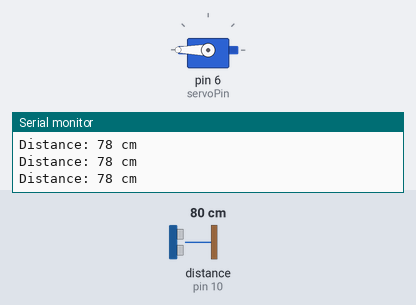
The sketch below on a simulated Arduino Uno, built with avr-gcc and run on an emulated ATmega328P. On the bench: servo, the last lines printed to the serial monitor. Wiring (inferred from the names in the program): ultrasonic range finder: trigger pin 9; echo pin 10. Inputs (shaded band) come from the test bench; at power-on: distance to the obstacle (sensor on pin 10) 80 cm. The echo pulse lasts 58.3 µs per cm.

Above: at 1.2 s.
1.3 s: distance to the obstacle (sensor on pin 10) set to 2 cm
At 1.8 s:
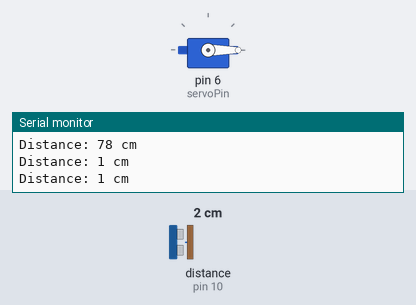
2.9 s: distance to the obstacle (sensor on pin 10) set to 35 cm
At 3.4 s:
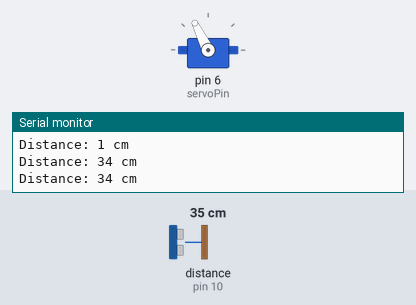
4.5 s: distance to the obstacle (sensor on pin 10) set to 18 cm
At 5.4 s:
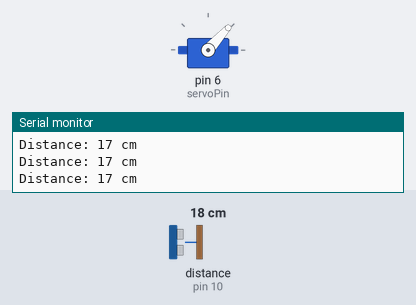
6.1 s: distance to the obstacle (sensor on pin 10) set to 4 cm
At 7.2 s:
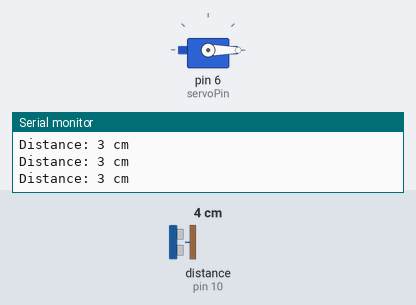
7.7 s: distance to the obstacle (sensor on pin 10) set to 60 cm
At 8.8 s:
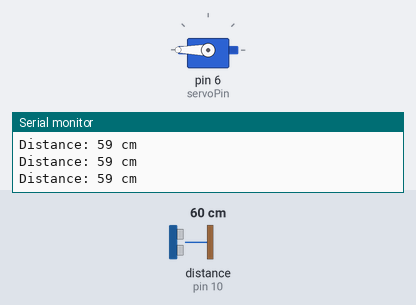
Timing chart, 0 to 10.3 s (numbered marks = the images above; inputs shaded):
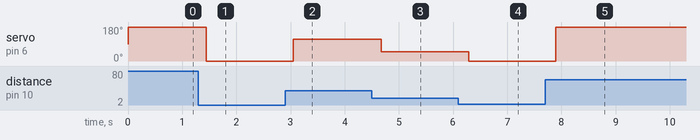

Measured:
- after the input at 1.3 s, servo on pin 6 (servoPin): 180° → 0° after 0.14 s
- after the input at 2.9 s, servo on pin 6 (servoPin): 0° → 116° after 0.15 s
- after the input at 4.5 s, servo on pin 6 (servoPin): 116° → 48° after 0.17 s
- after the input at 6.1 s, servo on pin 6 (servoPin): 48° → 0° after 0.19 s
- after the input at 7.7 s, servo on pin 6 (servoPin): 0° → 180° after 0.20 s

The sketch:

IR.ino
```cpp
#include <Servo.h>

const int trigPin = 9;
const int echoPin = 10;
const int servoPin = 6;

Servo myServo;

void setup() {
  Serial.begin(9600);
  pinMode(trigPin, OUTPUT);
  pinMode(echoPin, INPUT);
  myServo.attach(servoPin);
}

void loop() {
  // Trigger the ultrasonic sensor
  digitalWrite(trigPin, LOW);
  delayMicroseconds(2);
  digitalWrite(trigPin, HIGH);
  delayMicroseconds(10);
  digitalWrite(trigPin, LOW);

  // Read echo time
  long duration = pulseIn(echoPin, HIGH);
  int distance = duration * 0.034 / 2;

  Serial.print("Distance: ");
  Serial.print(distance);
  Serial.println(" cm");

  // Map distance to servo angle
  int angle = map(distance, 5, 50, 0, 180);  // You can adjust 5 and 50 based on range
  angle = constrain(angle, 0, 180);  // Limit angle
  myServo.write(angle);

  delay(200);
}
```
